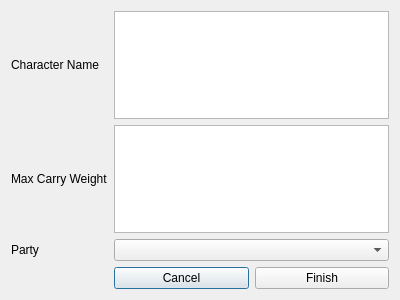
<?xml version="1.0" encoding="UTF-8"?>
<ui version="4.0">
 <class>CreateCharacterDialog</class>
 <widget class="QDialog" name="CreateCharacterDialog">
  <property name="geometry">
   <rect>
    <x>0</x>
    <y>0</y>
    <width>400</width>
    <height>300</height>
   </rect>
  </property>
  <property name="windowTitle">
   <string>Dialog</string>
  </property>
  <layout class="QGridLayout" name="gridLayout">
   <item row="3" column="1">
    <layout class="QHBoxLayout" name="horizontalLayout">
     <item>
      <widget class="QPushButton" name="pushButton_2">
       <property name="text">
        <string>Cancel</string>
       </property>
      </widget>
     </item>
     <item>
      <widget class="QPushButton" name="pushButton">
       <property name="text">
        <string>Finish</string>
       </property>
      </widget>
     </item>
    </layout>
   </item>
   <item row="0" column="0">
    <widget class="QLabel" name="label">
     <property name="text">
      <string>Character Name</string>
     </property>
    </widget>
   </item>
   <item row="0" column="1">
    <widget class="QPlainTextEdit" name="charName"/>
   </item>
   <item row="1" column="1">
    <widget class="QPlainTextEdit" name="carryWeight"/>
   </item>
   <item row="1" column="0">
    <widget class="QLabel" name="label_2">
     <property name="text">
      <string>Max Carry Weight</string>
     </property>
    </widget>
   </item>
   <item row="2" column="0">
    <widget class="QLabel" name="label_3">
     <property name="text">
      <string>Party</string>
     </property>
    </widget>
   </item>
   <item row="2" column="1">
    <widget class="QComboBox" name="comboBox"/>
   </item>
  </layout>
 </widget>
 <resources/>
 <connections/>
</ui>
